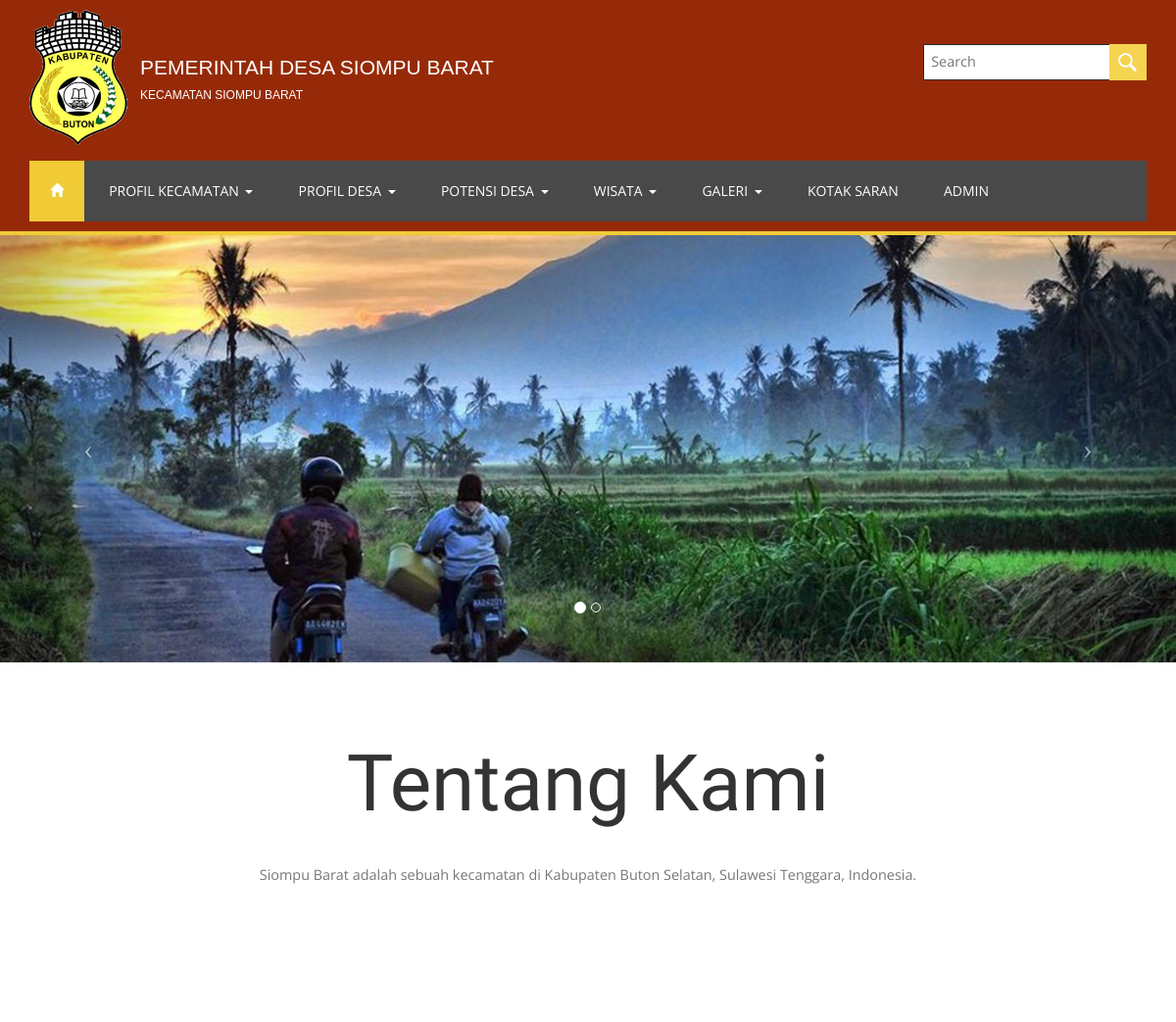
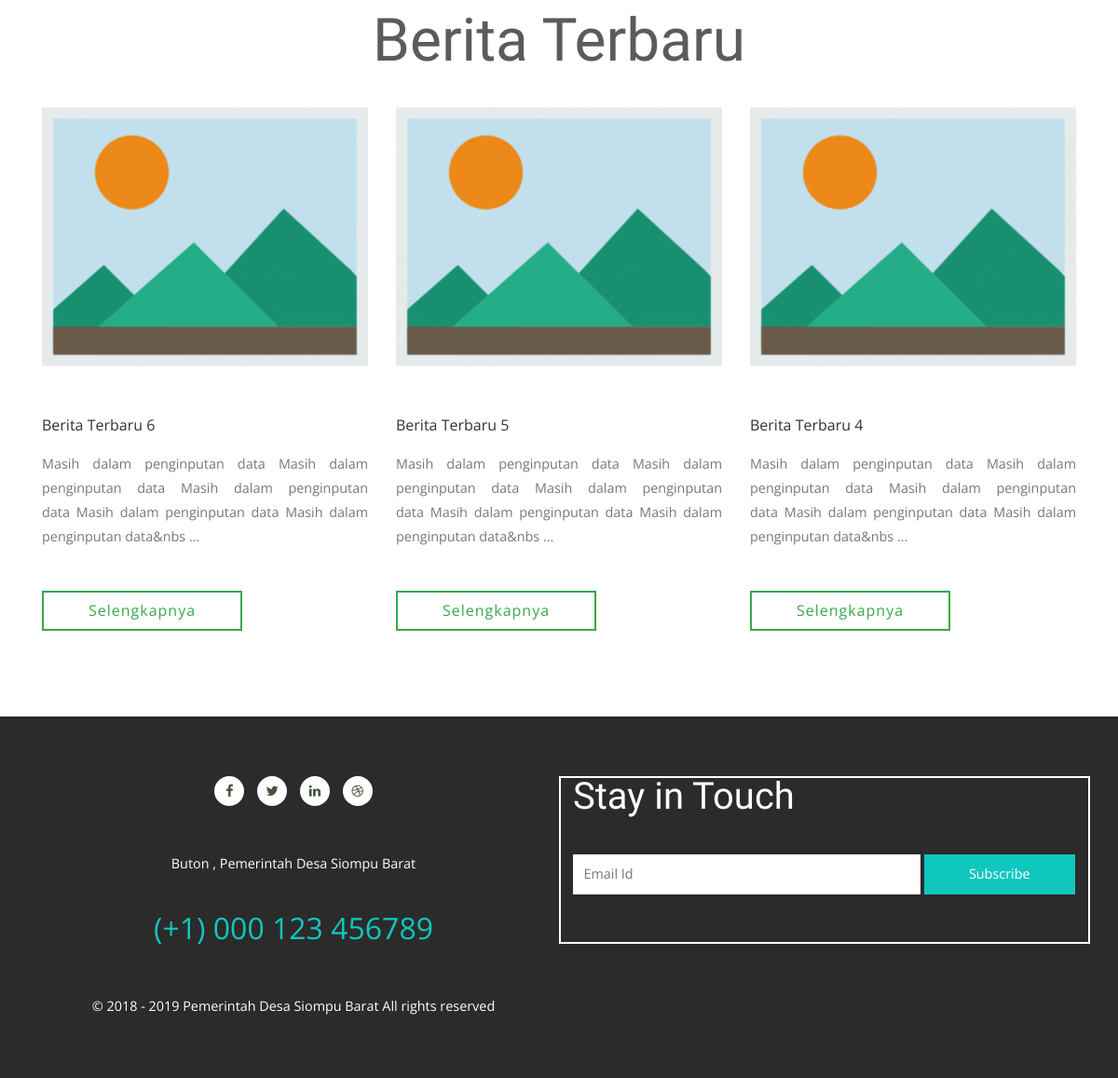
The page /home on the database its author committed (2 pictures, top to bottom).
### tables this page shows
CREATE TABLE `slider` (
  `id_slider` int(5) NOT NULL,
  `judul` varchar(180) NOT NULL,
  `gambar` varchar(180) NOT NULL,
  `tgl_update` datetime NOT NULL
);

CREATE TABLE `page` (
  `id_page` int(5) NOT NULL,
  `nama` varchar(180) NOT NULL,
  `nama_seo` varchar(200) NOT NULL,
  `gambar` varchar(128) NOT NULL,
  `deskripsi` text NOT NULL,
  `deskripsi2` text,
  `hapus` enum('Yes','No') NOT NULL,
  `jenis_modul` enum('Text','Textarea','Judul & Text','Judul & Textarea','Text Images','Textarea Images','Images','Images SEO') NOT NULL,
  `status` enum('On','Off') NOT NULL,
  `title` varchar(128) NOT NULL,
  `keyword` varchar(400) NOT NULL,
  `description` varchar(156) NOT NULL,
  `tgl_update` datetime NOT NULL
);

CREATE TABLE `berita` (
  `id_berita` int(5) NOT NULL,
  `judul` varchar(150) NOT NULL,
  `judul_seo` varchar(200) NOT NULL,
  `deskripsi` text NOT NULL,
  `gambar` varchar(200) NOT NULL,
  `tgl_post` datetime NOT NULL,
  `tgl_update` datetime NOT NULL,
  `keyword` varchar(400) NOT NULL,
  `description` varchar(156) NOT NULL
);

CREATE TABLE `sosial` (
  `id_sosial` int(11) NOT NULL,
  `nama` varchar(500) NOT NULL
);

### web/template.php (the view, shortened to what this page needs)
<!DOCTYPE HTML>
<html lang="en">
<head>
<link href="css/bootstrap.css" rel='stylesheet' type='text/css' />
<link href="css/style.css" rel='stylesheet' type='text/css' />
<link href="css/font-awesome.css" rel="stylesheet">
<link rel="stylesheet" href="css/lightbox.css">
</head>
<body>
	<div class="header">
		<div class="container">
			<div class="header-bottom">
				<div class="w3ls-logo logoatas">
					<img src="images/logo.png">
					<div class="tulislogo">
										<span class="tapanuli">PEMERINTAH DESA SIOMPU BARAT</span><br>
										<span class="desa">KECAMATAN SIOMPU BARAT</span><br>
								</div>
				</div>
				<div class="header-top-right">
						<form method="POST" action="searching">
						 <input type="text" name="query" placeholder="Search" required=""/>
						<input type="submit" value="">
					</form>
				</div>
				<div class="clearfix"> </div>
			</div>
			<div class="top-nav">
				<nav class="navbar navbar-default">
					<div class="collapse navbar-collapse" id="bs-example-navbar-collapse-1">
						<ul class="nav navbar-nav">
							<li class="home-icon"><a href="home"><span class="glyphicon glyphicon-home" aria-hidden="true"></span></a></li>
							<li><a href="#" class="dropdown-toggle hvr-bounce-to-bottom" data-toggle="dropdown" role="button" aria-haspopup="true" aria-expanded="false">PROFIL KECAMATAN <span class="caret"></span></a>
							</li>
							<li><a href="#" class="dropdown-toggle hvr-bounce-to-bottom" data-toggle="dropdown" role="button" aria-haspopup="true" aria-expanded="false">PROFIL DESA <span class="caret"></span></a>
							</li>
							<li><a href="#" class="dropdown-toggle hvr-bounce-to-bottom" data-toggle="dropdown" role="button" aria-haspopup="true" aria-expanded="false">POTENSI DESA <span class="caret"></span></a>
							</li>
							<li><a href="#" class="dropdown-toggle hvr-bounce-to-bottom" data-toggle="dropdown" role="button" aria-haspopup="true" aria-expanded="false">WISATA <span class="caret"></span></a>
							</li>
							<li><a href="#" class="dropdown-toggle hvr-bounce-to-bottom" data-toggle="dropdown" role="button" aria-haspopup="true" aria-expanded="false">GALERI <span class="caret"></span></a>
							</li>
							<li><a href="kontak">KOTAK SARAN</a></li>
							<li><a href="admin">ADMIN</a></li>
						</ul>
					</div>
				</nav>
			</div>
		</div>
	</div>
	<?php include ('inc/content.php'); ?>
</body>
</html>

### web/inc/home.php (shortened to what this page needs)
<div id="carousel-example-generic" class="carousel slide" data-ride="carousel" data-interval="2500">
		<ol class="carousel-indicators hidden-xs">
			<?php
				$no=1;
				$slide = $pdo->query("SELECT * FROM slider ORDER BY id_slider");
			?>
				<li data-target="#carousel-example-generic" data-slide-to="0" class="active"></li>
			<?php
				while($slie = $slide->fetch(PDO::FETCH_ASSOC)) {
			?>
				<li data-target="#carousel-example-generic" data-slide-to="<?php echo"$no"; ?>"></li>
			<?php $no++; } ?>
		</ol>
		<div class="carousel-inner">
			<?php
				$slider = $pdo->query("SELECT * FROM slider ORDER BY id_slider");
				$slid = $slider->fetch(PDO::FETCH_ASSOC);
			?>
				<div class="item active">
					<img class="img-responsive img-full" src="images/slider/-<?php echo"$slid[gambar]"; ?>" alt="<?php echo"$slid[judul]"; ?>">
				</div>
		</div>
		<a class="left carousel-control" data-target="#carousel-example-generic"  data-slide="prev">
			<span class="icon-prev"></span>
		</a>
		<a class="right carousel-control" data-target="#carousel-example-generic"  data-slide="next">
			<span class="icon-next"></span>
		</a>
	</div>
	<div class="welcome">
		<div class="container">
			<div class="welcome-info">
				<h2 class="agileits-title">Tentang Kami</h2>
					<?php
						$profil = $pdo->query("SELECT * FROM page WHERE id_page = '1'");
						$pro = $profil->fetch(PDO::FETCH_ASSOC);
					?>
				<p><?php echo $pro['deskripsi']; ?></p>
			</div>
		</div>
	</div>
<div class="choose">
			<div class="container">
				<h3>Berita Terbaru</h3>
				<div class="choose-w3layoutsinfo">
				<?php
					$inspiration = $pdo->query("SELECT * FROM berita ORDER BY id_berita DESC");
					while($gal = $inspiration->fetch(PDO::FETCH_ASSOC)){
					$kata = $gal["deskripsi"];
					$potong=substr($kata, 0, 200);
				?>
					<div class="col-md-4 choose-grid">
						<div class="blog-left">
							<div class="blog-left-left">
								<a><img src="images/order/-<?php echo $gal['gambar']; ?>" alt="" /></a>
							</div>
							<div class="blog-left-right">
								<?php echo $gal['judul']; ?>
								<?php echo $potong;?> ...
							</div>
						</div>
						<div class="choose-button">
							<a href="detail-berita-<?php echo $gal['seo'];?>-<?php echo $gal['id_berita'];?>">Selengkapnya</a>
						</div>
					</div>
					<?php } ?>
				</div>
			</div>
		</div>
		<br><br><br><br>
	<?php include 'footer.php' ?>

### web/inc/footer.php (shortened to what this page needs)
<div class="footer">
	<?php
		$sosial = $pdo->query("SELECT * FROM sosial WHERE id_sosial = '1'");
		$s = $sosial->fetch(PDO::FETCH_ASSOC);
		$sosial1 = $pdo->query("SELECT * FROM sosial WHERE id_sosial = '2'");
		$s1 = $sosial1->fetch(PDO::FETCH_ASSOC);
		$sosial2 = $pdo->query("SELECT * FROM sosial WHERE id_sosial = '3'");
		$s2 = $sosial2->fetch(PDO::FETCH_ASSOC);
		$sosial3 = $pdo->query("SELECT * FROM sosial WHERE id_sosial = '4'");
		$s3 = $sosial3->fetch(PDO::FETCH_ASSOC);
		$sosial4 = $pdo->query("SELECT * FROM sosial WHERE id_sosial = '7'");
		$s4 = $sosial4->fetch(PDO::FETCH_ASSOC);
		$sosial5 = $pdo->query("SELECT * FROM sosial WHERE id_sosial = '5'");
		$s5 = $sosial5->fetch(PDO::FETCH_ASSOC);
	?>
		<div class="container">
			<div class="footer-agileinfo">
				<div class="col-md-6 footer-right">
					<h5>Stay in Touch</h5>
					<form action="#" method="post">
					</form>
					<div class="footer-right-map">
						<iframe src="https://www.google.com/maps/embed?pb=!1m18!1m12!1m3!1d31761.710019316022!2d122.47452636807922!3d-5.682215481507367!2m3!1f0!2f0!3f0!3m2!1i1024!2i768!4f13.1!3m3!1m2!1s0x2da467a00070de75%3A0xdc7d5a3172232e78!2sSiompu+Bar.%2C+Kabupaten+Buton%2C+Sulawesi+Tenggara!5e0!3m2!1sid!2sid!4v1531955808398">
						</iframe>
					</div>
				</div>
				<div class="col-md-6 footer-left">
					<div class="w3-agileitsicons">
						<ul>
							<li><a href="<?php echo $s['nama']; ?>"><i class="fa fa-facebook" aria-hidden="true"></i></a></li>
							<li><a class="twt" href="<?php echo $s1['nama']; ?>"><i class="fa fa-twitter" aria-hidden="true"></i> </a></li>
							<li><a class="drbl" href="<?php echo $s2['nama']; ?>"><i class="fa fa-linkedin" aria-hidden="true"></i> </a></li>
							<li><a class="be" href="<?php echo $s3['nama']; ?>"><i class="fa fa-dribbble" aria-hidden="true"></i> </a></li>
						</ul>
					</div>
					<div class="f-address">
						<p class="text"><?php echo $s4['nama']; ?></p>
						<p class="number"><?php echo $s5['nama']; ?></p>
					</div>
					<div class="copyright">
						<p>© 2018 - 2019 Pemerintah Desa Siompu Barat All rights reserved</p>
					</div>
				</div>
			</div>
		</div>
	</div>

### web/css/lightbox.css (style rules this page uses)
body:after { content: url(../images/close.png) url(../images/loading.gif) url(../images/prev.png) url(../images/next.png); display: none; }

### rows shown on the page
slider: gambar (picture)
page: deskripsi "Siompu Barat adalah sebuah kecamatan di Kabupaten Buton Selatan, Sulawesi Tenggara, Indonesia."
berita: gambar (picture), judul "Berita Terbaru 6", deskripsi "Masih dalam penginputan data Masih dalam penginputan data Masih dalam penginputan data Masih dalam penginputan data Masih dalam penginputan data&nbs"
berita: gambar (picture), judul "Berita Terbaru 5", deskripsi "Masih dalam penginputan data Masih dalam penginputan data Masih dalam penginputan data Masih dalam penginputan data Masih dalam penginputan data&nbs"
berita: gambar (picture), judul "Berita Terbaru 4", deskripsi "Masih dalam penginputan data Masih dalam penginputan data Masih dalam penginputan data Masih dalam penginputan data Masih dalam penginputan data&nbs"
sosial: nama "Buton , Pemerintah Desa Siompu Barat"
sosial: nama "(+1) 000 123 456789"
